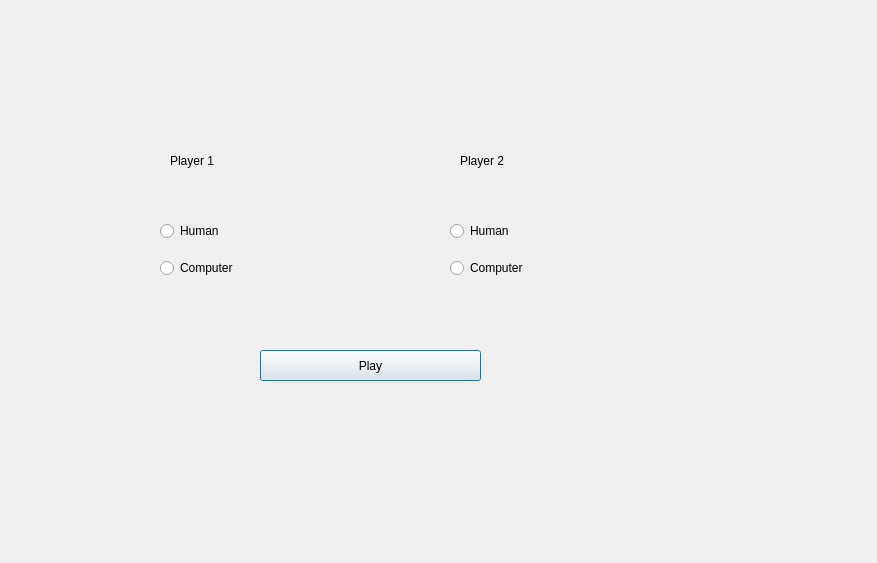
<?xml version="1.0" encoding="UTF-8"?>
<ui version="4.0">
 <class>StarterWindow</class>
 <widget class="QDialog" name="StarterWindow">
  <property name="geometry">
   <rect>
    <x>0</x>
    <y>0</y>
    <width>877</width>
    <height>563</height>
   </rect>
  </property>
  <property name="windowTitle">
   <string>Dialog</string>
  </property>
  <widget class="QLabel" name="label">
   <property name="geometry">
    <rect>
     <x>170</x>
     <y>110</y>
     <width>181</width>
     <height>101</height>
    </rect>
   </property>
   <property name="text">
    <string>Player 1</string>
   </property>
  </widget>
  <widget class="QLabel" name="label_2">
   <property name="geometry">
    <rect>
     <x>460</x>
     <y>140</y>
     <width>151</width>
     <height>41</height>
    </rect>
   </property>
   <property name="text">
    <string>Player 2</string>
   </property>
  </widget>
  <widget class="QWidget" name="widget" native="true">
   <property name="geometry">
    <rect>
     <x>160</x>
     <y>210</y>
     <width>134</width>
     <height>81</height>
    </rect>
   </property>
   <layout class="QVBoxLayout" name="verticalLayout">
    <item>
     <widget class="QRadioButton" name="radioButton">
      <property name="text">
       <string>Human</string>
      </property>
     </widget>
    </item>
    <item>
     <widget class="QRadioButton" name="radioButton_2">
      <property name="text">
       <string>Computer</string>
      </property>
     </widget>
    </item>
   </layout>
  </widget>
  <widget class="QWidget" name="widget_2" native="true">
   <property name="geometry">
    <rect>
     <x>450</x>
     <y>210</y>
     <width>134</width>
     <height>81</height>
    </rect>
   </property>
   <layout class="QVBoxLayout" name="verticalLayout_2">
    <item>
     <widget class="QRadioButton" name="radioButton_3">
      <property name="text">
       <string>Human</string>
      </property>
     </widget>
    </item>
    <item>
     <widget class="QRadioButton" name="radioButton_4">
      <property name="text">
       <string>Computer</string>
      </property>
     </widget>
    </item>
   </layout>
  </widget>
  <widget class="QPushButton" name="pushButton">
   <property name="geometry">
    <rect>
     <x>260</x>
     <y>350</y>
     <width>221</width>
     <height>31</height>
    </rect>
   </property>
   <property name="text">
    <string>Play</string>
   </property>
  </widget>
 </widget>
 <resources/>
 <connections/>
</ui>
